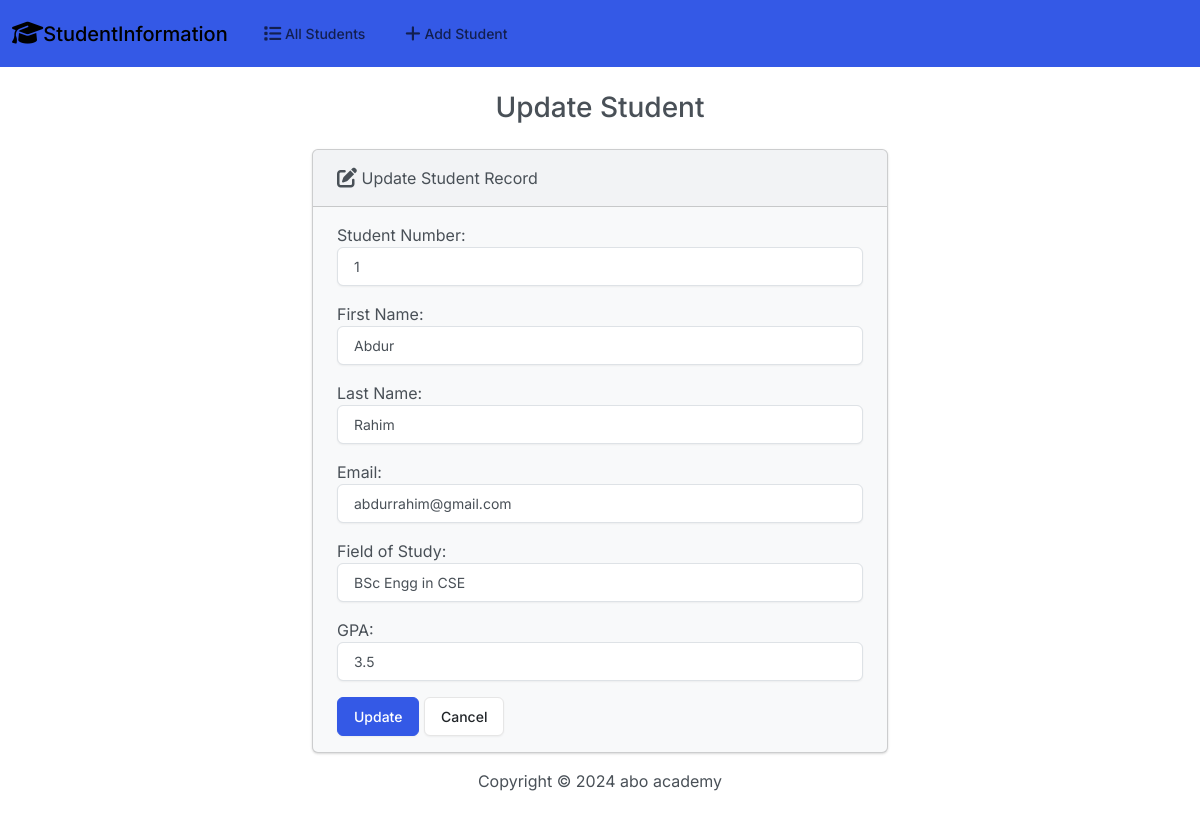
Page /edit/1/ on the committed database.
### students/models.py (models this page shows, shortened)
class Student(models.Model):
    student_number=models.PositiveIntegerField(max_length=20)
    first_name=models.CharField(max_length=50)
    last_name=models.CharField(max_length=50)
    email=models.EmailField(max_length=50)
    field_of_study=models.CharField(max_length=50)
    gpa=models.FloatField(max_length=7)

### students/views.py (the view)
# urls.py: path('edit/<int:id>/', views.edit, name='edit'),
def edit(request, id):
    student = get_object_or_404(Student, id=id)  # Safely retrieve the student object or return 404
    if request.method == "POST":
        form = StudentForm(request.POST, instance=student)
        if form.is_valid():
            form.save()
            return render(request, 'students/edit.html', {'form': form, 'success': True, 'id': id})
        else:
            return render(request, 'students/edit.html', {'form': form, 'id': id})
    else:
        form = StudentForm(instance=student)
        return render(request, 'students/edit.html', {'form': form, 'id': id})

### students/forms.py
class StudentForm(forms.ModelForm):
    class Meta:
        model=Student
        fields=['student_number','first_name','last_name','email','field_of_study','gpa']
        labels={
            'student_number':'Student Number',
            'first_name':'First Name',
            'last_name':'Last Name',
            'email':'Email',
            'field_of_study':'Field of Study',
            'gpa':'GPA'
        }
        widgets={
            'student_number': forms.NumberInput(attrs={'class': 'form-control'}),
            'first_name': forms.TextInput(attrs={'class': 'form-control'}),
            'last_name': forms.TextInput(attrs={'class': 'form-control'}),
            'email': forms.EmailInput(attrs={'class': 'form-control'}),
            'field_of_study': forms.TextInput(attrs={'class': 'form-control'}),
            'gpa': forms.NumberInput(attrs={'class': 'form-control'})
        }

### templates/students/edit.html (shortened to what this page needs)
{% extends 'students/base.html' %}
{% block body %}
 <h3 class="text-center m-4">Update Student</h3>
 {% if success %}
 <div class="alert alert-success" role="alert">
    student updated successfully.
    <a href="{% url 'index' %}" class="alert-link">Go to home page</a>
 </div>
 {% else  %}
 <div class="row justify-content-center">
    <div class="col-6">
        <div class="card bg-light mb-3">
            <div class="card-header">
              <i class="fa-solid fa-pen-to-square fa-lg"></i> Update Student Record
            </div>
            <div class="card-body">
             <form action="{% url 'edit' id %}" method="POST">
                {{ form.as_p }}
                <button type="submit" class="btn btn-primary">Update</button>
                <a href="{% url 'index' %}" class="btn btn-secondary">Cancel</a>
             </form>
            </div>
          </div>
    </div>
 </div>
 {% endif %}
{% endblock %}

### rows in the picture
Student: student_number "1", first_name "Abdur", last_name "Rahim", email "abdurrahim@gmail.com", field_of_study "BSc Engg in CSE", gpa "3.5"
